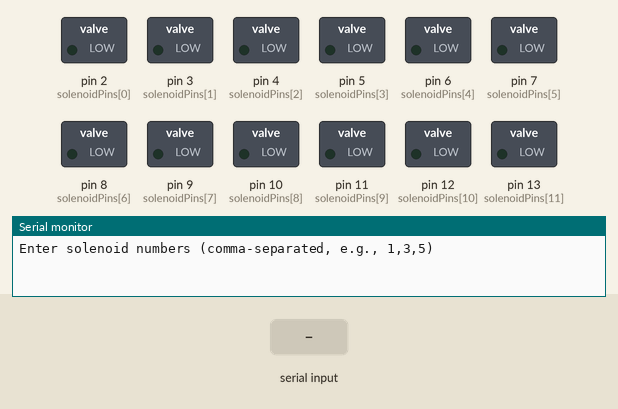
The sketch below on a simulated Arduino Uno, built with avr-gcc and run on an emulated ATmega328P. Shown: switched loads named in the sketch (green lamp = pin HIGH), the last lines printed to the serial monitor. Inputs (shaded band) come from the test bench.

Above: at 1.2 s.
1.3 s: "0,1\n" received over Serial
At 2.3 s:
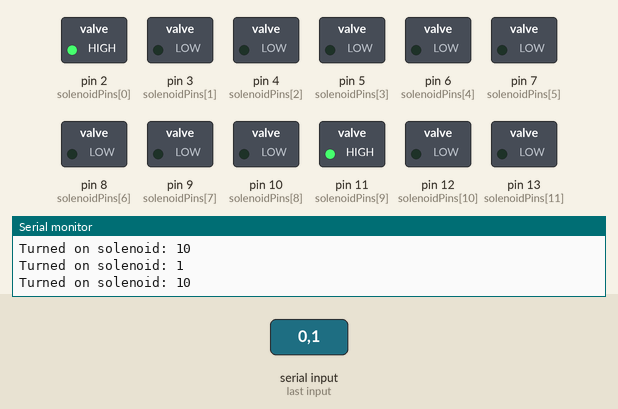
2.8 s: "2\n" received over Serial
At 3.5 s:
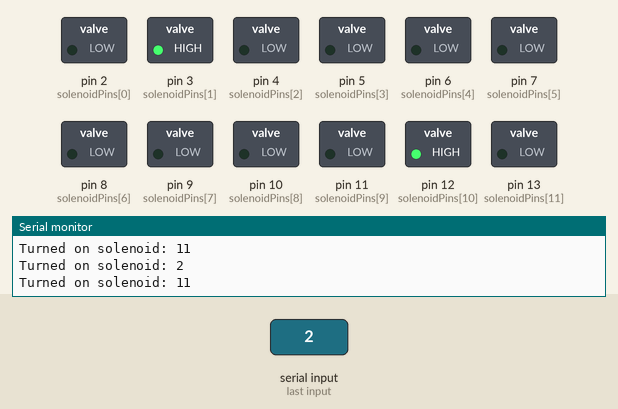
4.3 s: "3\n" received over Serial
At 4.7 s:
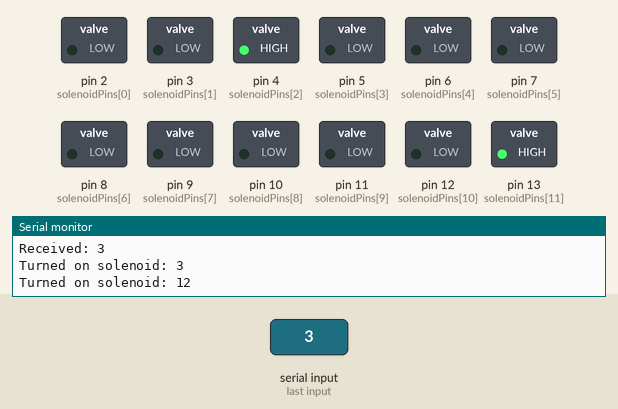
5.8 s: "0,150\n" received over Serial
At 7.0 s:
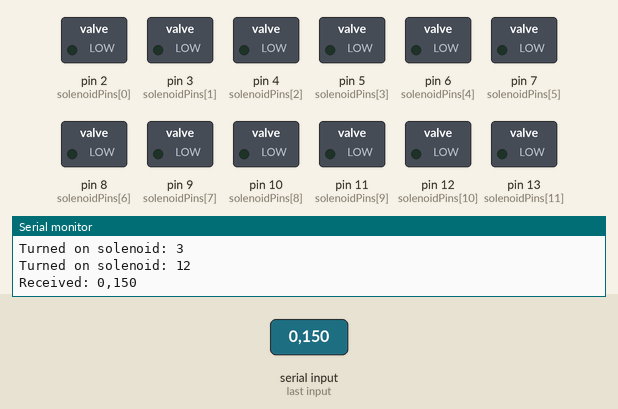
7.3 s: "1\n" received over Serial
At 7.9 s:
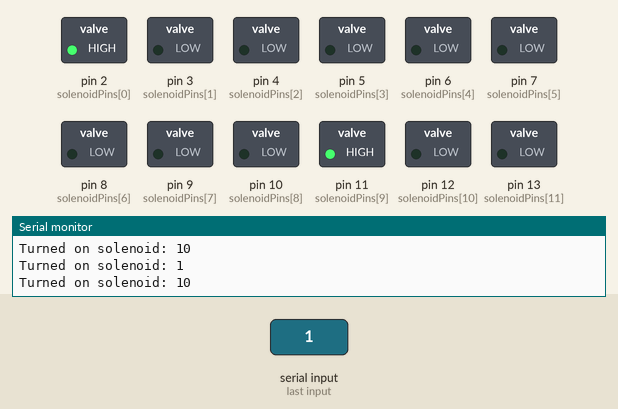
Timing chart, 0 to 9.8 s (numbered marks = the images above; inputs shaded):
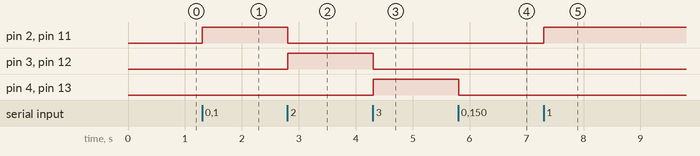

Measured:
- after the input at 1.3 s, pin 2 (solenoidPins[0]), pin 11 (solenoidPins[9]): LOW → HIGH at once
- after the input at 2.8 s, pin 2 (solenoidPins[0]), pin 11 (solenoidPins[9]): HIGH → LOW at once; pin 3 (solenoidPins[1]), pin 12 (solenoidPins[10]): LOW → HIGH at once
- after the input at 4.3 s, pin 3 (solenoidPins[1]), pin 12 (solenoidPins[10]): HIGH → LOW at once; pin 4 (solenoidPins[2]), pin 13 (solenoidPins[11]): LOW → HIGH at once
- after the input at 5.8 s, pin 4 (solenoidPins[2]), pin 13 (solenoidPins[11]): HIGH → LOW at once
- after the input at 7.3 s, pin 2 (solenoidPins[0]), pin 11 (solenoidPins[9]): LOW → HIGH at once

The sketch:

solenoid_control_2.ino
```cpp
const int numSolenoids = 12;
const int solenoidPins[numSolenoids] = {2, 3, 4, 5, 6, 7, 8, 9, 10, 11, 12, 13};

// Predefined solenoid groups (1-based index)
int group1[] = {1, 2, 3};  // D1: solenoids 1, 2, 3
int group2[] = {4, 5, 6};  // D2: solenoids 4, 5, 6
int group3[] = {7, 8, 9};  // D3: solenoids 7, 8, 9
int group4[] = {10, 11, 12}; // D4: solenoids 10, 11, 12

void setup() {
    Serial.begin(9600);
    Serial.println("Enter solenoid numbers (comma-separated, e.g., 1,3,5)");

    // Set all solenoid pins as OUTPUT and turn them OFF initially
    for (int i = 0; i < numSolenoids; i++) {
        pinMode(solenoidPins[i], OUTPUT);
        digitalWrite(solenoidPins[i], LOW);  // Start with all solenoids OFF
    }
}

void loop() {
    if (Serial.available()) {
        String input = Serial.readStringUntil('\n');  // Read input line
        input.trim();  // Remove spaces and newlines
        Serial.println("Received: " + input);  // Debugging line

        // Turn OFF all solenoids before processing new input
        for (int i = 0; i < numSolenoids; i++) {
            digitalWrite(solenoidPins[i], LOW);
        }

        // **Check for "no solenoid" command**
        if (input.length() == 0 || input == "0" || input == "none") {
            Serial.println("All solenoids OFF.");
            return;  // Exit early
        }

        // Parse input solenoids
        int solenoids[12];
        int solenoidCount = 0;
        int index = 0;

        // Parse the solenoids from the input
        while (index < input.length()) {
            int nextComma = input.indexOf(',', index);
            if (nextComma == -1) nextComma = input.length();

            String solenoidNumStr = input.substring(index, nextComma);
            solenoidNumStr.trim();

            if (solenoidNumStr.length() > 0) {
                int solenoidNum = solenoidNumStr.toInt();
                if (solenoidNum >= 1 && solenoidNum <= numSolenoids) {
                    solenoids[solenoidCount++] = solenoidNum;
                }
            }
            index = nextComma + 1;
        }

        // Now, let's process solenoids by their "level"
        // Solenoids 1, 2, 3, etc., correspond to levels across multiple displays
        for (int i = 0; i < solenoidCount; i++) {
            int solenoid = solenoids[i];

            // Check if the solenoid is part of D1 and pair it with D4 solenoids
            if (solenoid == 1 || solenoid == 2 || solenoid == 3) {
                int pairD4 = solenoid + 9; // Solenoids 1-3 map to 10-12
                activateSolenoidPair(solenoid, pairD4);
            }
        }
    }
}

// Function to activate a pair of solenoids with cascading pattern
void activateSolenoidPair(int solenoid1, int solenoid2) {
    // Activate the solenoids in the cascading order
    digitalWrite(solenoidPins[solenoid1 - 1], HIGH);  // Turn solenoid1 on
    digitalWrite(solenoidPins[solenoid2 - 1], HIGH);  // Turn solenoid2 on

    Serial.print("Turned on solenoid: ");
    Serial.println(solenoid1);
    Serial.print("Turned on solenoid: ");
    Serial.println(solenoid2);

    delay(500);  // 0.5 second delay between activations

    // Activate next solenoids in the sequence
    digitalWrite(solenoidPins[solenoid1 - 1], HIGH);  // Turn solenoid1 + solenoid2 on
    digitalWrite(solenoidPins[solenoid2 - 1], HIGH);

    Serial.print("Turned on solenoid: ");
    Serial.println(solenoid1);
    Serial.print("Turned on solenoid: ");
    Serial.println(solenoid2);

    delay(500);  // Wait again before turning on final solenoid
    digitalWrite(solenoidPins[solenoid1 - 1], HIGH);  // Turn solenoid1+solenoid2 on
    digitalWrite(solenoidPins[solenoid2 - 1], HIGH);  // Final sequence here

    delay(500);  // Final waiting
}
```
